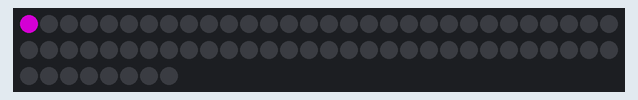
Bench run of a sketch on a simulated Arduino Uno, built with avr-gcc and run on an emulated ATmega328P. Shown: 68 RGB LEDs in strip order, left to right, continuing on the next row. Dim RGB values are drawn brighter than linear.

Above: at 0.1 s.
At 2.1 s:
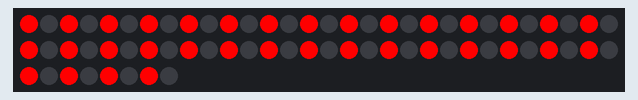
At 3.1 s:
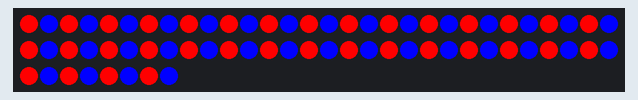

Measured:
- by itself, everything shown: repeats every 4.1 s, in 5 steps
- what the display in image 1 shows lasts 1.0 s, from 2.0 s to 3.0 s

The sketch:

FastLedStrandTest.ino
```cpp
#include <FastLED.h>

#define DATA_PIN 6
#define NUM_LEDS 68

CRGB leds[NUM_LEDS];

void setup() {
  FastLED.addLeds<WS2811, DATA_PIN>(leds, NUM_LEDS);
//  pinMode(13, OUTPUT);
}

void loop() {
//  digitalWrite(13, HIGH);
  leds[0].setRGB(128,0,128); FastLED.show(); delay(1000);
  leds[0].setRGB(0,0,0); FastLED.show(); delay(1000);

  for(short i=0; i<NUM_LEDS; i+=2) {
    leds[i] = CRGB::Red;
  }
  FastLED.show(); delay(1000);

  //digitalWrite(13, LOW);
  for(short i=1;  i<NUM_LEDS; i+=2){
    leds[i] = CRGB::Blue;
  }
  FastLED.show(); delay(1000);

  digitalWrite(13, HIGH);
  for(short i=0; i<NUM_LEDS; i++){
    leds[i] = CRGB::Black;
  }
  FastLED.show(); delay(100);

  //digitalWrite(13, LOW); delay(500);
  //digitalWrite(13, HIGH); delay(500);
  //digitalWrite(13, LOW);
}
```
